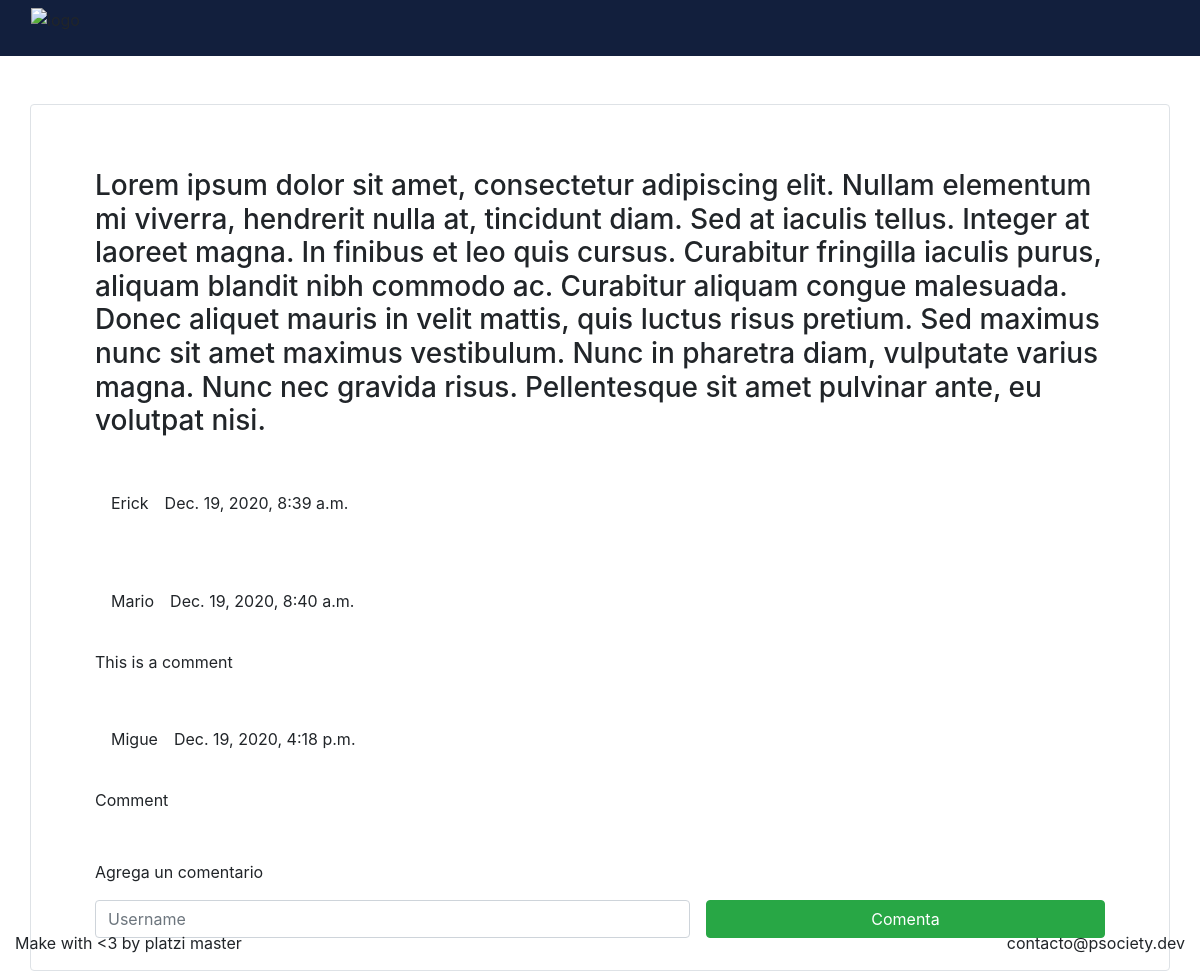
/question/1 (signed in), run on the app's committed database.
### questions/models.py (models this page shows, shortened)
class Question(models.Model):
    TECHNOLOGY_CHOICES = [
        ('Data Science', 'Data Science'),
        ('Computer Science', 'Computer Science'),
        ('FrontEnd','FrontEnd'),
        ('BackEnd','BackEnd'),
        ('UI/UX','UI/UX'),
        ('English','English')
    ]
    author = models.ForeignKey("users.Profile", on_delete=models.CASCADE)
    description = models.TextField()
    post_date = models.DateTimeField(auto_now_add=True)
    time_to_solve = models.DurationField()
    technology_tag = models.CharField(
        choices=TECHNOLOGY_CHOICES,
        max_length=60,
        null=True
    )
    is_active = models.BooleanField(default=True)
    menthor = models.ForeignKey(SolveForm, on_delete=models.CASCADE, null=True)
    points = models.IntegerField(default = 1)

class Comment(models.Model):
    author = models.ForeignKey(Profile, on_delete=models.CASCADE)
    question = models.ForeignKey(Question, on_delete=models.CASCADE)
    post_date = models.DateTimeField(auto_now_add=True)
    content = models.TextField()

### users/models.py (models this page shows, shortened)
class Profile(models.Model):
    user = models.OneToOneField(User, on_delete=models.CASCADE)
    picture = CloudinaryField('image')
    menthor_points = models.IntegerField(default=0)
    calendar = models.URLField(max_length=255)
    availability = models.BooleanField(default=True)

### questions/views.py (the view)
# urls.py: path('question/<int:id>', questions_views.question_detail, name='question_detail'),
@login_required
def question_detail(request, id):
    question = Question.objects.get(id=id)
    comments = Comment.objects.all().filter(question = id)
    return render(request,'questions/question_detail.html',{'question':question, 'comments':comments})

### templates/questions/question_detail.html (shortened to what this page needs)
{% extends "questions/base.html" %}
{% load static %}
{% block container %}
    <div class="container-sm border rounded mt-5 p-3">
        <h3 class="m-5">{{question.description}}</h3>
        <div class="ml-5 d-flex align-items-center justify-content-start">
            <p class="mr-3">{{ question.author.user.username }}</p>
            <p class="mr-3">{{ question.post_date }}</p>
        </div>
        {% for comment in comments %}
            <div class="ml-5 mt-5 d-flex align-items-center justify-content-start">
                <p class="mr-3">{{ comment.author.user.username }}</p>
                <p class="mr-3">{{ comment.post_date }}</p>
            </div>
                <p class="ml-5 mt-3 mr-3 w-75"> {{comment.content}}</p>
        {% endfor %}
        <form class="mt-5" method="POST" action="{% url 'login' %}">
                <p class="ml-5">Agrega un comentario</p>
                <div class="d-flex align-items-center form-group ">
                    <input class="form-control ml-5 mr-3 w-75 " type="text" placeholder="Username" name="username" />
                    <button class="btn btn-success btn-block w-50 mr-5" type="submit">Comenta</button>
                </div>
            </form>
    </div>
{% endblock %}

### data on the page
Question: description "Lorem ipsum dolor sit amet, consectetur adipiscing elit. Nullam elementum mi viverra, hendrerit nulla at, tincidunt diam. Sed at iaculis tellus. Integer at laoreet magna. In finibus et leo quis cursus. Curabitur fringilla iaculis purus, aliquam blandit nibh commodo ac. Curabitur aliquam congue malesuada. Donec aliquet mauris in velit mattis, quis luctus risus pretium. Sed maximus nunc sit amet maximus vestibulum. Nunc in pharetra diam, vulputate varius magna. Nunc nec gravida risus. Pellentesque sit amet pulvinar ante, eu volutpat nisi.", author.user.username "Erick", post_date "Dec. 19, 2020, 8:39 a.m."
Comment: author.user.username "Mario", post_date "Dec. 19, 2020, 8:40 a.m.", content "This is a comment"
Comment: author.user.username "Migue", post_date "Dec. 19, 2020, 4:18 p.m.", content "Comment"
